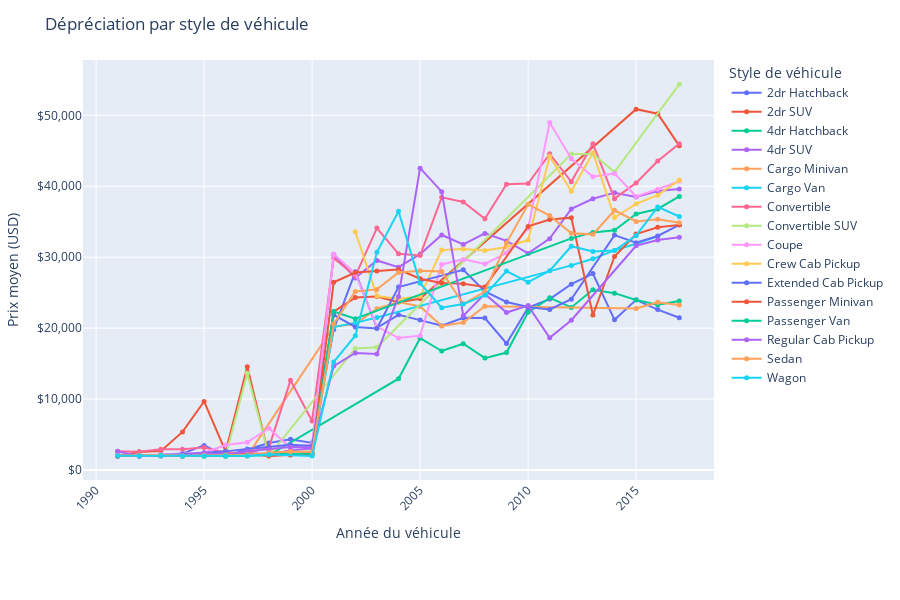

The cell this chart's notebook holds for it:
### Code cell
# Analyse de la dépréciation par style de véhicule

# Garder uniquement les colonnes nécessaires et nettoyer les données
df_style_year = df[['year', 'price', 'style']].dropna()
df_style_year = df_style_year[df_style_year['year'] > 1990]
df_style_year = df_style_year[df_style_year['price'] > 1000]

# Calcul du prix moyen par style et par année
style_group = df_style_year.groupby(['style', 'year'])['price'].agg(['mean', 'count']).reset_index()

# Tracé
fig = px.line(
    style_group,
    x='year',
    y='mean',
    color='style',
    markers=True,
    hover_data={'count': True},
    labels={
        'year': 'Année du véhicule',
        'mean': 'Prix moyen (USD)',
        'style': 'Style de véhicule',
        'count': 'Nb véhicules'
    },
    title='Dépréciation par style de véhicule'
)

fig.update_traces(
    hovertemplate='Style: %{legendgroup}<br>Année: %{x}<br>Prix moyen: $%{y:.2f}<br>Nb véhicules: %{customdata[0]}<extra></extra>',
    marker=dict(size=5)
)

fig.update_layout(
    yaxis_tickprefix='$',
    yaxis_tickformat=',.0f',
    xaxis_tickangle=-45,
    height=600,
    legend_title_text='Style de véhicule',
    margin=dict(t=60, b=120),
    hovermode="closest"
)

fig.show()

### Figure 1 — Plotly figure (JSON) as saved in the notebook; plotly's stock layout.template omitted (floating-point values rounded to 4 significant figures)
{"data": [{"customdata": [[11], [28], [27], [19], [5], [5], [8], [5], [6], [8], [14], [4], [4], [14], [9], [12], [11], [14], [4], [8], [6], [14], [10], [15], [63], [45], [15]], "hovertemplate": "Style: %{legendgroup}<br>Année: %{x}<br>Prix moyen: $%{y:.2f}<br>Nb véhicules: %{customdata[0]}<extra></extra>", "legendgroup": "2dr Hatchback", "line": {"color": "#636efa", "dash": "solid"}, "marker": {"size": 5, "symbol": "circle"}, "mode": "lines+markers", "name": "2dr Hatchback", "orientation": "v", "showlegend": true, "type": "scatter", "x": [1991, 1992, 1993, 1994, 1995, 1996, 1997, 1998, 1999, 2000, 2001, 2002, 2003, 2004, 2005, 2006, 2007, 2008, 2009, 2010, 2011, 2012, 2013, 2014, 2015, 2016, 2017], "xaxis": "x", "y": [2095.0, 2000.0, 2159.0, 2321.0, 3480.0, 2000.0, 2906.0, 3816.0, 4344.0, 3830.0, 19820.0, 27940.0, 20050.0, 21880.0, 21140.0, 20330.0, 21460.0, 21430.0, 17840.0, 22890.0, 24100.0, 26200.0, 27690.0, 21180.0, 23990.0, 22620.0, 21460.0], "yaxis": "y"}, {"customdata": [[4], [7], [7], [8], [4], [5], [3], [2], [2], [2], [6], [8], [12], [4], [3], [3], [2], [1]], "hovertemplate": "Style: %{legendgroup}<br>Année: %{x}<br>Prix moyen: $%{y:.2f}<br>Nb véhicules: %{customdata[0]}<extra></extra>", "legendgroup": "2dr SUV", "line": {"color": "#EF553B", "dash": "solid"}, "marker": {"size": 5, "symbol": "circle"}, "mode": "lines+markers", "name": "2dr SUV", "orientation": "v", "showlegend": true, "type": "scatter", "x": [1991, 1992, 1993, 1994, 1995, 1996, 1997, 1998, 1999, 2000, 2001, 2002, 2003, 2004, 2005, 2015, 2016, 2017], "xaxis": "x", "y": [2000.0, 2556.0, 2699.0, 5378.0, 9669.0, 2604.0, 14560.0, 2000.0, 2192.0, 2392.0, 22330.0, 24320.0, 24470.0, 23670.0, 24150.0, 50870.0, 50220.0, 45700.0], "yaxis": "y"}, {"customdata": [[6], [8], [7], [3], [8], [9], [2], [2], [5], [12], [11], [6], [9], [16], [29], [38], [46], [28], [106], [97], [92]], "hovertemplate": "Style: %{legendgroup}<br>Année: %{x}<br>Prix moyen: $%{y:.2f}<br>Nb véhicules: %{customdata[0]}<extra></extra>", "legendgroup": "4dr Hatchback", "line": {"color": "#00cc96", "dash": "solid"}, "marker": {"size": 5, "symbol": "circle"}, "mode": "lines+markers", "name": "4dr Hatchback", "orientation": "v", "showlegend": true, "type": "scatter", "x": [1992, 1993, 1994, 1995, 1996, 1997, 1998, 2004, 2005, 2006, 2007, 2008, 2009, 2010, 2011, 2012, 2013, 2014, 2015, 2016, 2017], "xaxis": "x", "y": [2000.0, 2000.0, 2000.0, 2000.0, 2000.0, 2046.0, 2086.0, 12880.0, 18580.0, 16780.0, 17810.0, 15780.0, 16560.0, 22230.0, 24270.0, 22920.0, 25410.0, 24940.0, 23980.0, 23300.0, 23840.0], "yaxis": "y"}, {"customdata": [[2], [2], [2], [2], [4], [10], [9], [10], [15], [22], [34], [35], [49], [42], [36], [54], [61], [89], [52], [65], [40], [51], [98], [479], [525], [433]], "hovertemplate": "Style: %{legendgroup}<br>Année: %{x}<br>Prix moyen: $%{y:.2f}<br>Nb véhicules: %{customdata[0]}<extra></extra>", "legendgroup": "4dr SUV", "line": {"color": "#ab63fa", "dash": "solid"}, "marker": {"size": 5, "symbol": "circle"}, "mode": "lines+markers", "name": "4dr SUV", "orientation": "v", "showlegend": true, "type": "scatter", "x": [1991, 1992, 1993, 1994, 1996, 1997, 1998, 1999, 2000, 2001, 2002, 2003, 2004, 2005, 2006, 2007, 2008, 2009, 2010, 2011, 2012, 2013, 2014, 2015, 2016, 2017], "xaxis": "x", "y": [2000.0, 2000.0, 2000.0, 2000.0, 2417.0, 2422.0, 2235.0, 2761.0, 3071.0, 30380.0, 27090.0, 29550.0, 28600.0, 30440.0, 33130.0, 31800.0, 33360.0, 32300.0, 30540.0, 32620.0, 36810.0, 38240.0, 39100.0, 38500.0, 39340.0, 39610.0], "yaxis": "y"}, {"customdata": [[1], [2], [2], [1], [1], [1], [6], [5], [7], [3], [3], [1], [8], [9], [8]], "hovertemplate": "Style: %{legendgroup}<br>Année: %{x}<br>Prix moyen: $%{y:.2f}<br>Nb véhicules: %{customdata[0]}<extra></extra>", "legendgroup": "Cargo Minivan", "line": {"color": "#FFA15A", "dash": "solid"}, "marker": {"size": 5, "symbol": "circle"}, "mode": "lines+markers", "name": "Cargo Minivan", "orientation": "v", "showlegend": true, "type": "scatter", "x": [1994, 1995, 1996, 1997, 2001, 2002, 2003, 2004, 2005, 2006, 2007, 2008, 2015, 2016, 2017], "xaxis": "x", "y": [2000.0, 2000.0, 2000.0, 2000.0, 20220.0, 20580.0, 22750.0, 23680.0, 23050.0, 20310.0, 20790.0, 23080.0, 22780.0, 23640.0, 23270.0], "yaxis": "y"}, {"customdata": [[4], [3], [5], [5], [10], [3], [5], [5], [5], [5], [6], [6], [14], [4], [4]], "hovertemplate": "Style: %{legendgroup}<br>Année: %{x}<br>Prix moyen: $%{y:.2f}<br>Nb véhicules: %{customdata[0]}<extra></extra>", "legendgroup": "Cargo Van", "line": {"color": "#19d3f3", "dash": "solid"}, "marker": {"size": 5, "symbol": "circle"}, "mode": "lines+markers", "name": "Cargo Van", "orientation": "v", "showlegend": true, "type": "scatter", "x": [1994, 1995, 1996, 1997, 1998, 1999, 2000, 2001, 2002, 2003, 2012, 2013, 2014, 2015, 2016], "xaxis": "x", "y": [2000.0, 2000.0, 2000.0, 2000.0, 2100.0, 2158.0, 2283.0, 20170.0, 20750.0, 21510.0, 28850.0, 29780.0, 30960.0, 31900.0, 32940.0], "yaxis": "y"}, {"customdata": [[8], [8], [9], [4], [4], [5], [7], [3], [2], [6], [13], [11], [6], [5], [6], [6], [17], [29], [31], [15], [13], [14], [10], [46], [88], [71], [50]], "hovertemplate": "Style: %{legendgroup}<br>Année: %{x}<br>Prix moyen: $%{y:.2f}<br>Nb véhicules: %{customdata[0]}<extra></extra>", "legendgroup": "Convertible", "line": {"color": "#FF6692", "dash": "solid"}, "marker": {"size": 5, "symbol": "circle"}, "mode": "lines+markers", "name": "Convertible", "orientation": "v", "showlegend": true, "type": "scatter", "x": [1991, 1992, 1993, 1994, 1995, 1996, 1997, 1998, 1999, 2000, 2001, 2002, 2003, 2004, 2005, 2006, 2007, 2008, 2009, 2010, 2011, 2012, 2013, 2014, 2015, 2016, 2017], "xaxis": "x", "y": [2661.0, 2594.0, 2925.0, 2931.0, 3169.0, 2451.0, 2411.0, 3155.0, 12650.0, 6920.0, 29900.0, 27320.0, 34100.0, 30490.0, 30240.0, 38440.0, 37800.0, 35430.0, 40280.0, 40390.0, 44580.0, 40640.0, 45980.0, 38250.0, 40480.0, 43560.0, 45980.0], "yaxis": "y"}, {"customdata": [[2], [1], [1], [2], [3], [2], [7], [5], [1], [1], [1], [2]], "hovertemplate": "Style: %{legendgroup}<br>Année: %{x}<br>Prix moyen: $%{y:.2f}<br>Nb véhicules: %{customdata[0]}<extra></extra>", "legendgroup": "Convertible SUV", "line": {"color": "#B6E880", "dash": "solid"}, "marker": {"size": 5, "symbol": "circle"}, "mode": "lines+markers", "name": "Convertible SUV", "orientation": "v", "showlegend": true, "type": "scatter", "x": [1993, 1994, 1995, 1996, 1997, 1998, 2002, 2003, 2012, 2013, 2014, 2017], "xaxis": "x", "y": [2000.0, 2000.0, 2000.0, 2000.0, 13640.0, 2000.0, 17140.0, 17310.0, 44540.0, 44540.0, 42000.0, 54400.0], "yaxis": "y"}, {"customdata": [[16], [11], [19], [20], [26], [29], [26], [14], [8], [6], [9], [13], [20], [19], [16], [21], [26], [30], [20], [10], [13], [15], [24], [31], [117], [118], [112]], "hovertemplate": "Style: %{legendgroup}<br>Année: %{x}<br>Prix moyen: $%{y:.2f}<br>Nb véhicules: %{customdata[0]}<extra></extra>", "legendgroup": "Coupe", "line": {"color": "#FF97FF", "dash": "solid"}, "marker": {"size": 5, "symbol": "circle"}, "mode": "lines+markers", "name": "Coupe", "orientation": "v", "showlegend": true, "type": "scatter", "x": [1991, 1992, 1993, 1994, 1995, 1996, 1997, 1998, 1999, 2000, 2001, 2002, 2003, 2004, 2005, 2006, 2007, 2008, 2009, 2010, 2011, 2012, 2013, 2014, 2015, 2016, 2017], "xaxis": "x", "y": [2039.0, 2023.0, 2186.0, 2271.0, 2437.0, 3518.0, 3925.0, 5895.0, 3136.0, 3640.0, 30450.0, 27710.0, 20230.0, 18610.0, 18950.0, 28980.0, 29700.0, 29050.0, 30580.0, 34100.0, 48990.0, 43890.0, 41340.0, 41810.0, 38560.0, 39590.0, 40740.0], "yaxis": "y"}, {"customdata": [[3], [2], [6], [5], [13], [30], [44], [34], [37], [20], [30], [22], [14], [132], [133], [130]], "hovertemplate": "Style: %{legendgroup}<br>Année: %{x}<br>Prix moyen: $%{y:.2f}<br>Nb véhicules: %{customdata[0]}<extra></extra>", "legendgroup": "Crew Cab Pickup", "line": {"color": "#FECB52", "dash": "solid"}, "marker": {"size": 5, "symbol": "circle"}, "mode": "lines+markers", "name": "Crew Cab Pickup", "orientation": "v", "showlegend": true, "type": "scatter", "x": [2002, 2003, 2004, 2005, 2006, 2007, 2008, 2009, 2010, 2011, 2012, 2013, 2014, 2015, 2016, 2017], "xaxis": "x", "y": [33580.0, 24520.0, 24120.0, 24480.0, 31010.0, 31170.0, 30960.0, 31460.0, 32430.0, 44220.0, 39310.0, 44730.0, 35590.0, 37530.0, 38750.0, 40880.0], "yaxis": "y"}, {"customdata": [[6], [5], [11], [7], [11], [8], [28], [32], [26], [8], [7], [18], [18], [8], [59], [18], [22], [17], [10], [16], [5], [91], [88], [76]], "hovertemplate": "Style: %{legendgroup}<br>Année: %{x}<br>Prix moyen: $%{y:.2f}<br>Nb véhicules: %{customdata[0]}<extra></extra>", "legendgroup": "Extended Cab Pickup", "line": {"color": "#636efa", "dash": "solid"}, "marker": {"size": 5, "symbol": "circle"}, "mode": "lines+markers", "name": "Extended Cab Pickup", "orientation": "v", "showlegend": true, "type": "scatter", "x": [1991, 1992, 1993, 1994, 1995, 1996, 1997, 1998, 1999, 2000, 2001, 2002, 2003, 2004, 2007, 2008, 2009, 2010, 2011, 2012, 2014, 2015, 2016, 2017], "xaxis": "x", "y": [2000.0, 2019.0, 2122.0, 2235.0, 2409.0, 2634.0, 2969.0, 3246.0, 3581.0, 3382.0, 21870.0, 20180.0, 19950.0, 25800.0, 28230.0, 25180.0, 23700.0, 22990.0, 22630.0, 24080.0, 33120.0, 32040.0, 32990.0, 34570.0], "yaxis": "y"}, {"customdata": [[1], [1], [10], [9], [9], [9], [6], [6], [10], [16], [37], [20], [27], [20], [16], [5], [7], [7], [7], [4], [12], [52], [52], [36]], "hovertemplate": "Style: %{legendgroup}<br>Année: %{x}<br>Prix moyen: $%{y:.2f}<br>Nb véhicules: %{customdata[0]}<extra></extra>", "legendgroup": "Passenger Minivan", "line": {"color": "#EF553B", "dash": "solid"}, "marker": {"size": 5, "symbol": "circle"}, "mode": "lines+markers", "name": "Passenger Minivan", "orientation": "v", "showlegend": true, "type": "scatter", "x": [1991, 1994, 1995, 1996, 1997, 1998, 1999, 2000, 2001, 2002, 2003, 2004, 2005, 2006, 2007, 2008, 2010, 2011, 2012, 2013, 2014, 2015, 2016, 2017], "xaxis": "x", "y": [2000.0, 2000.0, 2028.0, 2109.0, 2215.0, 2021.0, 2120.0, 2226.0, 26470.0, 27840.0, 28060.0, 28260.0, 26960.0, 26350.0, 26240.0, 25800.0, 34340.0, 35320.0, 35580.0, 21860.0, 30100.0, 33270.0, 34220.0, 34540.0], "yaxis": "y"}, {"customdata": [[6], [2], [2], [3], [3], [2], [2], [1], [6], [6], [16], [28], [28], [16]], "hovertemplate": "Style: %{legendgroup}<br>Année: %{x}<br>Prix moyen: $%{y:.2f}<br>Nb véhicules: %{customdata[0]}<extra></extra>", "legendgroup": "Passenger Van", "line": {"color": "#00cc96", "dash": "solid"}, "marker": {"size": 5, "symbol": "circle"}, "mode": "lines+markers", "name": "Passenger Van", "orientation": "v", "showlegend": true, "type": "scatter", "x": [1994, 1995, 1996, 1997, 1998, 2000, 2001, 2002, 2012, 2013, 2014, 2015, 2016, 2017], "xaxis": "x", "y": [2000.0, 2000.0, 2000.0, 2066.0, 2242.0, 2329.0, 22350.0, 21340.0, 32650.0, 33500.0, 33800.0, 36110.0, 36810.0, 38570.0], "yaxis": "y"}, {"customdata": [[6], [7], [8], [5], [8], [5], [28], [33], [14], [6], [7], [15], [12], [13], [1], [1], [26], [9], [14], [11], [2], [8], [35], [34], [34]], "hovertemplate": "Style: %{legendgroup}<br>Année: %{x}<br>Prix moyen: $%{y:.2f}<br>Nb véhicules: %{customdata[0]}<extra></extra>", "legendgroup": "Regular Cab Pickup", "line": {"color": "#ab63fa", "dash": "solid"}, "marker": {"size": 5, "symbol": "circle"}, "mode": "lines+markers", "name": "Regular Cab Pickup", "orientation": "v", "showlegend": true, "type": "scatter", "x": [1991, 1992, 1993, 1994, 1995, 1996, 1997, 1998, 1999, 2000, 2001, 2002, 2003, 2004, 2005, 2006, 2007, 2008, 2009, 2010, 2011, 2012, 2015, 2016, 2017], "xaxis": "x", "y": [2611.0, 2000.0, 2023.0, 2079.0, 2448.0, 2123.0, 2652.0, 2919.0, 3246.0, 3190.0, 14650.0, 16510.0, 16350.0, 24470.0, 42560.0, 39240.0, 21760.0, 24830.0, 22200.0, 23180.0, 18640.0, 21110.0, 31620.0, 32420.0, 32820.0], "yaxis": "y"}, {"customdata": [[36], [39], [49], [32], [26], [18], [18], [20], [31], [44], [51], [48], [51], [67], [58], [37], [35], [42], [71], [55], [66], [69], [55], [76], [456], [500], [372]], "hovertemplate": "Style: %{legendgroup}<br>Année: %{x}<br>Prix moyen: $%{y:.2f}<br>Nb véhicules: %{customdata[0]}<extra></extra>", "legendgroup": "Sedan", "line": {"color": "#FFA15A", "dash": "solid"}, "marker": {"size": 5, "symbol": "circle"}, "mode": "lines+markers", "name": "Sedan", "orientation": "v", "showlegend": true, "type": "scatter", "x": [1991, 1992, 1993, 1994, 1995, 1996, 1997, 1998, 1999, 2000, 2001, 2002, 2003, 2004, 2005, 2006, 2007, 2008, 2009, 2010, 2011, 2012, 2013, 2014, 2015, 2016, 2017], "xaxis": "x", "y": [2040.0, 2091.0, 2114.0, 2012.0, 2087.0, 2130.0, 2150.0, 2429.0, 2609.0, 2589.0, 20610.0, 25170.0, 25470.0, 27840.0, 28100.0, 27990.0, 23400.0, 25170.0, 32020.0, 37460.0, 35870.0, 33390.0, 33220.0, 36620.0, 35050.0, 35370.0, 34850.0], "yaxis": "y"}, {"customdata": [[11], [13], [12], [11], [9], [7], [5], [1], [1], [8], [9], [4], [5], [18], [23], [30], [35], [33], [23], [15], [33], [37], [43], [53], [50], [31]], "hovertemplate": "Style: %{legendgroup}<br>Année: %{x}<br>Prix moyen: $%{y:.2f}<br>Nb véhicules: %{customdata[0]}<extra></extra>", "legendgroup": "Wagon", "line": {"color": "#19d3f3", "dash": "solid"}, "marker": {"size": 5, "symbol": "circle"}, "mode": "lines+markers", "name": "Wagon", "orientation": "v", "showlegend": true, "type": "scatter", "x": [1991, 1992, 1993, 1994, 1995, 1996, 1997, 1998, 2000, 2001, 2002, 2003, 2004, 2005, 2006, 2007, 2008, 2009, 2010, 2011, 2012, 2013, 2014, 2015, 2016, 2017], "xaxis": "x", "y": [2018.0, 2022.0, 2045.0, 2000.0, 2000.0, 2030.0, 2018.0, 2200.0, 2000.0, 15250.0, 18940.0, 30690.0, 36480.0, 26330.0, 22890.0, 23410.0, 24640.0, 28050.0, 26480.0, 28090.0, 31550.0, 30810.0, 30930.0, 33040.0, 37090.0, 35740.0], "yaxis": "y"}], "layout": {"height": 600, "hovermode": "closest", "legend": {"title": {"text": "Style de véhicule"}, "tracegroupgap": 0}, "margin": {"b": 120, "t": 60}, "title": {"text": "Dépréciation par style de véhicule"}, "xaxis": {"anchor": "y", "domain": [0, 1], "tickangle": -45, "title": {"text": "Année du véhicule"}}, "yaxis": {"anchor": "x", "domain": [0, 1], "tickformat": ",.0f", "tickprefix": "$", "title": {"text": "Prix moyen (USD)"}}}}
